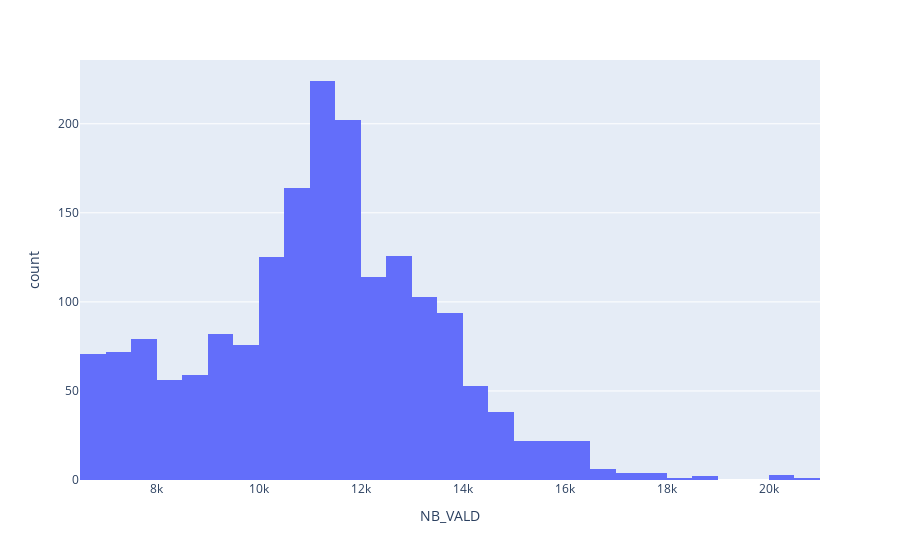

Notebook code cell kept with this figure:
### Code cell
#Distribution
fig=px.histogram(data,x="NB_VALD")
fig.show()

### Figure 1 — Plotly figure (JSON) as saved in the notebook; plotly's stock layout.template omitted (floating-point values rounded to 4 significant figures; data arrays with more than 128 entries replaced by an {"elided": "..."} marker saying what was removed)
{"data": [{"alignmentgroup": "True", "bingroup": "x", "hovertemplate": "NB_VALD=%{x}<br>count=%{y}<extra></extra>", "legendgroup": "", "marker": {"color": "#636efa", "pattern": {"shape": ""}}, "name": "", "offsetgroup": "", "orientation": "v", "showlegend": false, "type": "histogram", "x": {"elided": "1825 int values"}, "xaxis": "x", "yaxis": "y"}], "layout": {"barmode": "relative", "legend": {"tracegroupgap": 0}, "margin": {"t": 60}, "xaxis": {"anchor": "y", "domain": [0, 1], "title": {"text": "NB_VALD"}}, "yaxis": {"anchor": "x", "domain": [0, 1], "title": {"text": "count"}}}}
